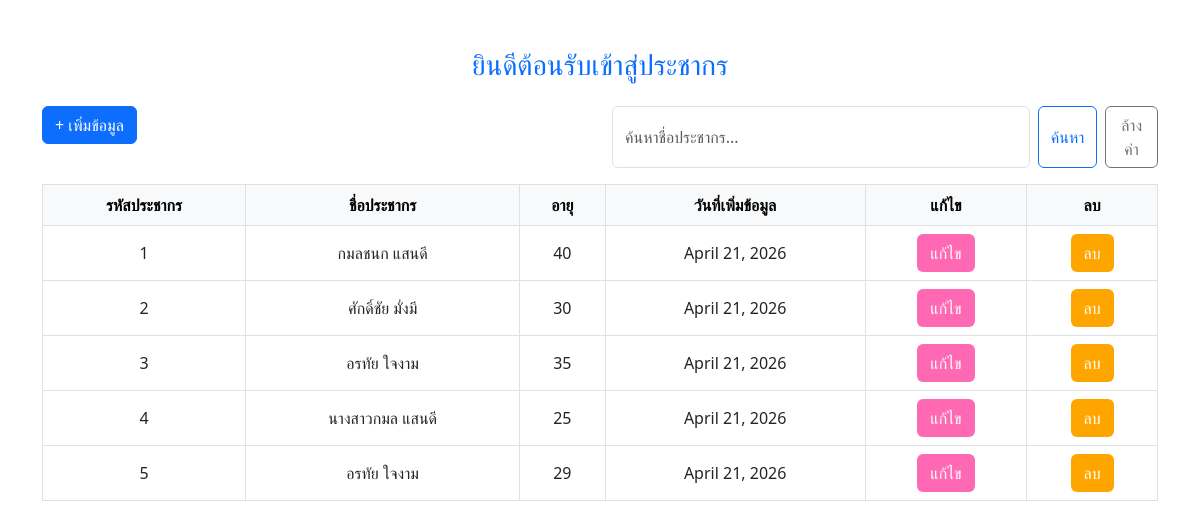
The page / on the database its author committed.
### myapp/models.py (models this page shows, shortened)
class Person(models.Model):
    name = models.CharField(max_length=100)
    age = models.IntegerField()
    created_at = models.DateTimeField(auto_now_add=True)

### myapp/views.py (the view)
# urls.py: path('', views.home, name='home'),
def home(request):
    all_person = Person.objects.all()
    query = request.GET.get('q')
    if query and query.strip():
        all_person = all_person.filter(
            Q(name__icontains=query.strip())
        )
    return render(request, 'index.html', {
        'all_person': all_person
    })

### templates/index.html (shortened to what this page needs)
<!DOCTYPE html>
<html>
<head>
    <link href="https://cdn.jsdelivr.net/npm/bootstrap@5.3.0/dist/css/bootstrap.min.css" rel="stylesheet">
</head>
<body>
<div class="container mt-5">
    <h3 class="text-primary text-center mb-4">
        ยินดีต้อนรับเข้าสู่ประชากร
    </h3>
    <div class="row mb-3">
        <div class="col-md-6">
            <a href="{% url 'form' %}" class="btn btn-primary">
                + เพิ่มข้อมูล
            </a>
        </div>
        <div class="col-md-6">
            <form method="GET" class="d-flex justify-content-end">
                <input class="form-control me-2"
                       type="search"
                       name="q"
                       placeholder="ค้นหาชื่อประชากร..."
                       value="{{ request.GET.q|default:'' }}">
                <button class="btn btn-outline-primary me-2" type="submit">
                    ค้นหา
                </button>
                <a href="{% url 'home' %}" class="btn btn-outline-secondary">
                    ล้างค่า
                </a>
            </form>
        </div>
    </div>
    <table class="table table-hover table-bordered text-center align-middle">
        <thead class="table-light">
            <tr>
                <th>รหัสประชากร</th>
                <th>ชื่อประชากร</th>
                <th>อายุ</th>
                <th>วันที่เพิ่มข้อมูล</th>
                <th>แก้ไข</th>
                <th>ลบ</th>
            </tr>
        </thead>
        <tbody>
            {% for person in all_person %}
            <tr>
                <td>{{ person.id }}</td>
                <td>{{ person.name }}</td>
                <td>{{ person.age }}</td>
                <td>{{ person.created_at|date:"F d, Y" }}</td>
                <td>
                    <a href="{% url 'edit' person.id %}"
                       class="btn text-white"
                       style="background-color: hotpink;">
                        แก้ไข
                    </a>
                </td>
                <td>
                    <a href="{% url 'delete' person.id %}"
                       onclick="return confirm('คุณแน่ใจว่าจะลบข้อมูลนี้?')"
                       class="btn text-white"
                       style="background-color: orange;">
                        ลบ
                    </a>
                </td>
            </tr>
            {% empty %}
            <tr>
                <td colspan="6" class="text-center text-muted">
                    ไม่พบข้อมูลที่ค้นหา
                </td>
            </tr>
            {% endfor %}
        </tbody>
    </table>
</div>
</body>
</html>

### rows shown on the page
Person: id "1", name "กมลชนก แสนดี", age "40", created_at "April 21, 2026"
Person: id "2", name "ศักดิ์ชัย มั่งมี", age "30", created_at "April 21, 2026"
Person: id "3", name "อรทัย ใจงาม", age "35", created_at "April 21, 2026"
Person: id "4", name "นางสาวกมล แสนดี", age "25", created_at "April 21, 2026"
Person: id "5", name "อรทัย ใจงาม", age "29", created_at "April 21, 2026"
